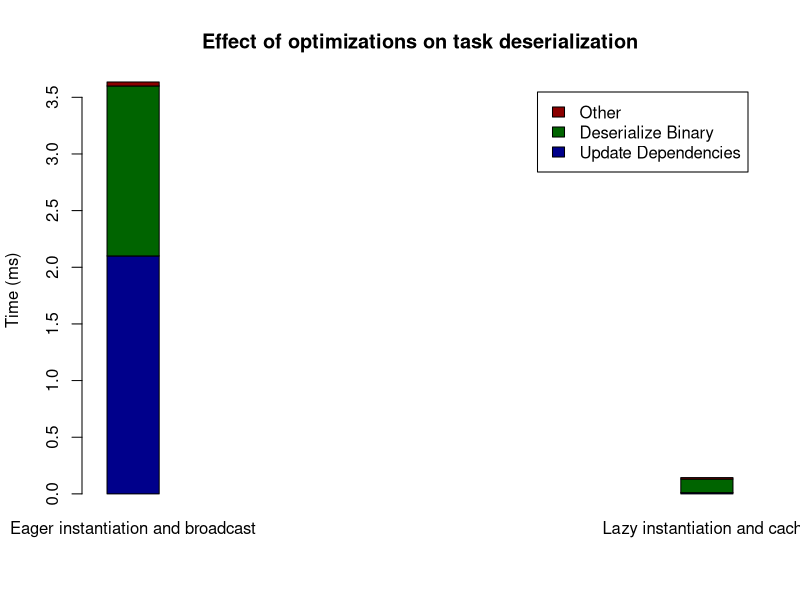

Here is the R script that generated this plot:

pdf("task_deser_micro.pdf")

data <- matrix(c(2.1,1.5,0.035,0.011,0.12,0.013), ncol=2, nrow=3)

barplot(data, main="Effect of optimizations on task deserialization",
        ylab="Time (ms)", xlab="", col=c("darkblue","darkgreen", "darkred"), 
        beside=FALSE, space=10,
        names.arg=c("Eager instantiation and broadcast", "Lazy instantiation and cache"), 
        legend=c("Update Dependencies","Deserialize Binary","Other"))
